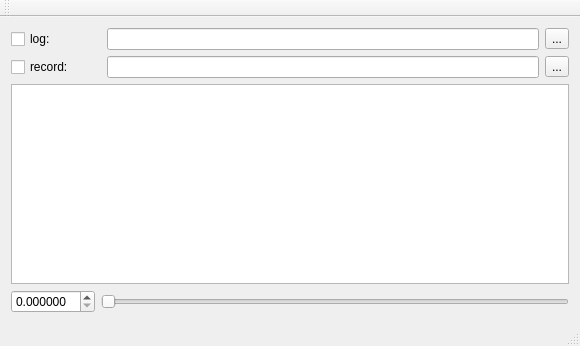
<?xml version="1.0" encoding="UTF-8"?>
<ui version="4.0">
 <class>MainWindow</class>
 <widget class="QMainWindow" name="MainWindow">
  <property name="geometry">
   <rect>
    <x>0</x>
    <y>0</y>
    <width>580</width>
    <height>346</height>
   </rect>
  </property>
  <property name="windowTitle">
   <string>TransRec</string>
  </property>
  <widget class="QWidget" name="centralWidget">
   <layout class="QGridLayout" name="gridLayout">
    <item row="0" column="0">
     <widget class="QCheckBox" name="logCheckBox">
      <property name="text">
       <string>log:</string>
      </property>
     </widget>
    </item>
    <item row="0" column="2">
     <widget class="QLineEdit" name="logFileNameLineEdit"/>
    </item>
    <item row="0" column="3">
     <widget class="QToolButton" name="logFileToolButton">
      <property name="text">
       <string>...</string>
      </property>
     </widget>
    </item>
    <item row="2" column="0" colspan="4">
     <widget class="QPlainTextEdit" name="logPlainTextEdit"/>
    </item>
    <item row="1" column="0">
     <widget class="QCheckBox" name="recCheckBox">
      <property name="text">
       <string>record:</string>
      </property>
     </widget>
    </item>
    <item row="1" column="3">
     <widget class="QToolButton" name="recDirNameToolButton">
      <property name="text">
       <string>...</string>
      </property>
     </widget>
    </item>
    <item row="1" column="2">
     <widget class="QLineEdit" name="recDirNameLineEdit"/>
    </item>
    <item row="3" column="0">
     <widget class="QDoubleSpinBox" name="pwrLimitDoubleSpinBox">
      <property name="decimals">
       <number>6</number>
      </property>
      <property name="maximum">
       <double>10.000000000000000</double>
      </property>
      <property name="singleStep">
       <double>0.010000000000000</double>
      </property>
     </widget>
    </item>
    <item row="3" column="1" colspan="3">
     <widget class="QSlider" name="pwrLimitHorizontalSlider">
      <property name="maximum">
       <number>100</number>
      </property>
      <property name="orientation">
       <enum>Qt::Horizontal</enum>
      </property>
     </widget>
    </item>
   </layout>
  </widget>
  <widget class="QMenuBar" name="menuBar">
   <property name="geometry">
    <rect>
     <x>0</x>
     <y>0</y>
     <width>580</width>
     <height>21</height>
    </rect>
   </property>
  </widget>
  <widget class="QToolBar" name="mainToolBar">
   <attribute name="toolBarArea">
    <enum>TopToolBarArea</enum>
   </attribute>
   <attribute name="toolBarBreak">
    <bool>false</bool>
   </attribute>
  </widget>
  <widget class="QStatusBar" name="statusBar"/>
 </widget>
 <layoutdefault spacing="6" margin="11"/>
 <resources/>
 <connections/>
</ui>
